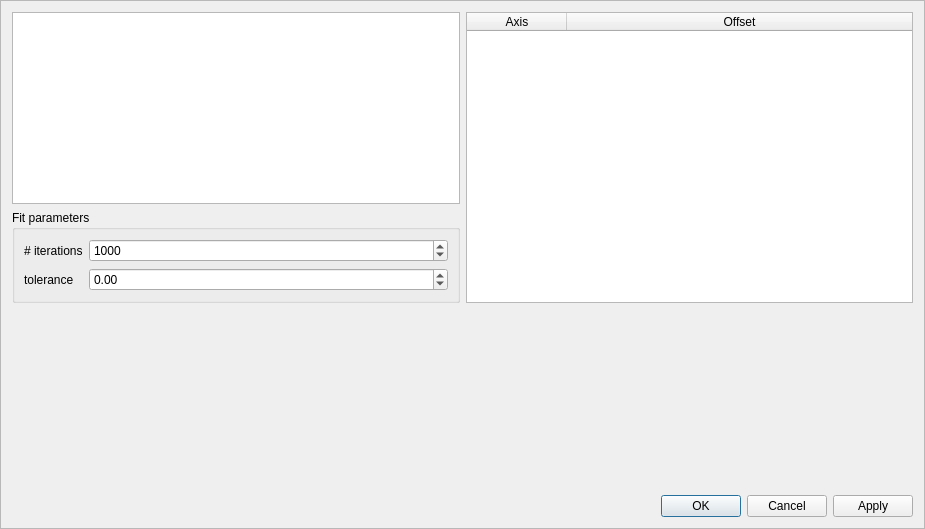
<?xml version="1.0" encoding="UTF-8"?>
<ui version="4.0">
 <class>FrameSampleGlobalOffsets</class>
 <widget class="NSXQFrame" name="FrameSampleGlobalOffsets">
  <property name="geometry">
   <rect>
    <x>0</x>
    <y>0</y>
    <width>925</width>
    <height>529</height>
   </rect>
  </property>
  <property name="minimumSize">
   <size>
    <width>600</width>
    <height>300</height>
   </size>
  </property>
  <property name="windowTitle">
   <string>Frame</string>
  </property>
  <property name="frameShape">
   <enum>QFrame::StyledPanel</enum>
  </property>
  <property name="frameShadow">
   <enum>QFrame::Raised</enum>
  </property>
  <layout class="QVBoxLayout" name="verticalLayout_2" stretch="0,1,0">
   <item>
    <layout class="QHBoxLayout" name="horizontalLayout" stretch="0,0">
     <item>
      <layout class="QVBoxLayout" name="verticalLayout">
       <item>
        <widget class="QListWidget" name="selected_data"/>
       </item>
       <item>
        <widget class="QGroupBox" name="groupBox">
         <property name="title">
          <string>Fit parameters</string>
         </property>
         <layout class="QFormLayout" name="formLayout">
          <item row="1" column="0">
           <widget class="QLabel" name="label">
            <property name="text">
             <string># iterations</string>
            </property>
           </widget>
          </item>
          <item row="1" column="1">
           <widget class="QSpinBox" name="n_iterations">
            <property name="sizePolicy">
             <sizepolicy hsizetype="Minimum" vsizetype="Fixed">
              <horstretch>0</horstretch>
              <verstretch>0</verstretch>
             </sizepolicy>
            </property>
            <property name="wrapping">
             <bool>true</bool>
            </property>
            <property name="minimum">
             <number>1</number>
            </property>
            <property name="maximum">
             <number>1000000</number>
            </property>
            <property name="value">
             <number>1000</number>
            </property>
           </widget>
          </item>
          <item row="2" column="0">
           <widget class="QLabel" name="label_2">
            <property name="text">
             <string>tolerance</string>
            </property>
           </widget>
          </item>
          <item row="2" column="1">
           <widget class="ScientificNotationSpinBox" name="tolerance">
            <property name="wrapping">
             <bool>true</bool>
            </property>
           </widget>
          </item>
         </layout>
        </widget>
       </item>
      </layout>
     </item>
     <item>
      <widget class="QTableWidget" name="offsets">
       <attribute name="horizontalHeaderStretchLastSection">
        <bool>true</bool>
       </attribute>
       <column>
        <property name="text">
         <string>Axis</string>
        </property>
       </column>
       <column>
        <property name="text">
         <string>Offset</string>
        </property>
       </column>
      </widget>
     </item>
    </layout>
   </item>
   <item>
    <widget class="SXPlot" name="plot" native="true"/>
   </item>
   <item>
    <widget class="QDialogButtonBox" name="actions">
     <property name="standardButtons">
      <set>QDialogButtonBox::Apply|QDialogButtonBox::Cancel|QDialogButtonBox::Ok</set>
     </property>
    </widget>
   </item>
  </layout>
 </widget>
 <customwidgets>
  <customwidget>
   <class>SXPlot</class>
   <extends>QWidget</extends>
   <header>plot/SXPlot.h</header>
   <container>1</container>
  </customwidget>
  <customwidget>
   <class>ScientificNotationSpinBox</class>
   <extends>QDoubleSpinBox</extends>
   <header>apps/widgets/ScientificNotationSpinBox.h</header>
  </customwidget>
  <customwidget>
   <class>NSXQFrame</class>
   <extends>QFrame</extends>
   <header>apps/frames/NSXQFrame.h</header>
   <container>1</container>
  </customwidget>
 </customwidgets>
 <resources/>
 <connections/>
</ui>
